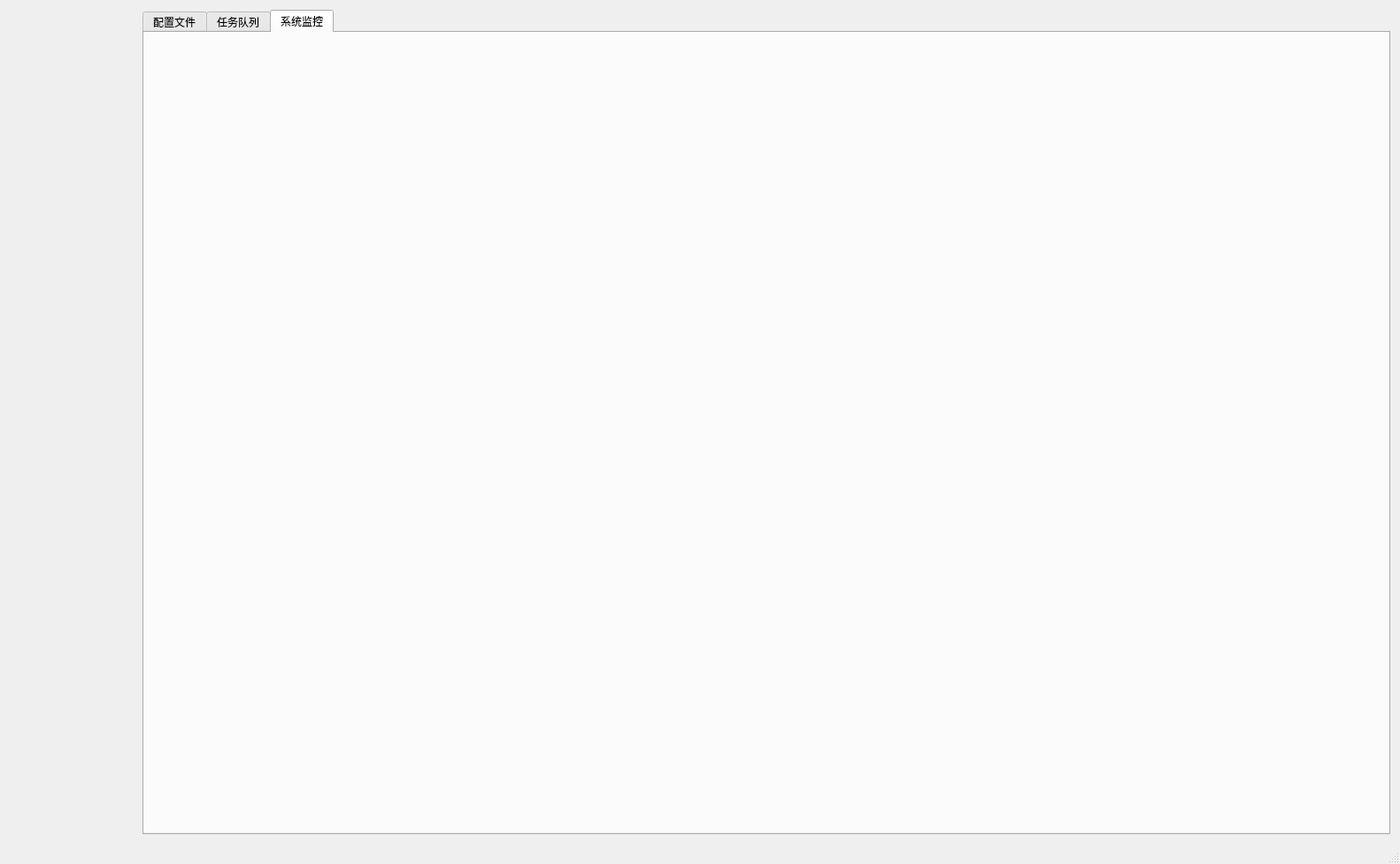
<?xml version="1.0" encoding="UTF-8"?>
<ui version="4.0">
 <class>MainWindow</class>
 <widget class="QMainWindow" name="MainWindow">
  <property name="geometry">
   <rect>
    <x>0</x>
    <y>0</y>
    <width>1582</width>
    <height>976</height>
   </rect>
  </property>
  <property name="windowTitle">
   <string>MainWindow</string>
  </property>
  <widget class="QWidget" name="centralWidget">
   <layout class="QHBoxLayout" name="horizontalLayout_2">
    <item>
     <layout class="QHBoxLayout" name="horizontalLayout">
      <property name="spacing">
       <number>0</number>
      </property>
      <item>
       <widget class="xTreeWidget" name="ptree" native="true">
        <property name="minimumSize">
         <size>
          <width>150</width>
          <height>55</height>
         </size>
        </property>
        <property name="maximumSize">
         <size>
          <width>150</width>
          <height>16777215</height>
         </size>
        </property>
       </widget>
      </item>
      <item>
       <widget class="QTabWidget" name="ptab">
        <property name="currentIndex">
         <number>2</number>
        </property>
        <widget class="QWidget" name="tabconf">
         <attribute name="title">
          <string>配置文件</string>
         </attribute>
         <layout class="QHBoxLayout" name="horizontalLayout_4">
          <property name="spacing">
           <number>0</number>
          </property>
          <property name="leftMargin">
           <number>0</number>
          </property>
          <property name="topMargin">
           <number>0</number>
          </property>
          <property name="rightMargin">
           <number>0</number>
          </property>
          <property name="bottomMargin">
           <number>0</number>
          </property>
          <item>
           <layout class="QVBoxLayout" name="verticalLayout">
            <property name="spacing">
             <number>0</number>
            </property>
            <item>
             <layout class="QHBoxLayout" name="horizontalLayout_3">
              <property name="spacing">
               <number>0</number>
              </property>
              <item>
               <widget class="QLabel" name="label_host">
                <property name="sizePolicy">
                 <sizepolicy hsizetype="Expanding" vsizetype="Minimum">
                  <horstretch>3</horstretch>
                  <verstretch>0</verstretch>
                 </sizepolicy>
                </property>
                <property name="minimumSize">
                 <size>
                  <width>0</width>
                  <height>0</height>
                 </size>
                </property>
                <property name="text">
                 <string/>
                </property>
               </widget>
              </item>
              <item>
               <widget class="QLineEdit" name="lineEditQuery">
                <property name="sizePolicy">
                 <sizepolicy hsizetype="Expanding" vsizetype="Fixed">
                  <horstretch>4</horstretch>
                  <verstretch>0</verstretch>
                 </sizepolicy>
                </property>
               </widget>
              </item>
              <item>
               <widget class="QPushButton" name="pushButtonAddConf">
                <property name="sizePolicy">
                 <sizepolicy hsizetype="Expanding" vsizetype="Minimum">
                  <horstretch>1</horstretch>
                  <verstretch>0</verstretch>
                 </sizepolicy>
                </property>
                <property name="text">
                 <string>增加配置</string>
                </property>
               </widget>
              </item>
             </layout>
            </item>
            <item>
             <widget class="xTableWidget" name="ptable" native="true">
              <property name="minimumSize">
               <size>
                <width>55</width>
                <height>55</height>
               </size>
              </property>
             </widget>
            </item>
           </layout>
          </item>
         </layout>
        </widget>
        <widget class="QWidget" name="tabTask">
         <attribute name="title">
          <string>任务队列</string>
         </attribute>
         <layout class="QHBoxLayout" name="horizontalLayout_5">
          <property name="spacing">
           <number>0</number>
          </property>
          <property name="leftMargin">
           <number>0</number>
          </property>
          <property name="topMargin">
           <number>0</number>
          </property>
          <property name="rightMargin">
           <number>0</number>
          </property>
          <property name="bottomMargin">
           <number>0</number>
          </property>
          <item>
           <widget class="xTableWidget" name="ptableTask" native="true"/>
          </item>
         </layout>
        </widget>
        <widget class="QWidget" name="tabjk">
         <attribute name="title">
          <string>系统监控</string>
         </attribute>
         <layout class="QHBoxLayout" name="horizontalLayout_6">
          <property name="spacing">
           <number>0</number>
          </property>
          <property name="leftMargin">
           <number>0</number>
          </property>
          <property name="topMargin">
           <number>0</number>
          </property>
          <property name="rightMargin">
           <number>0</number>
          </property>
          <property name="bottomMargin">
           <number>0</number>
          </property>
          <item>
           <widget class="xTableWidget" name="ptablejk" native="true"/>
          </item>
         </layout>
        </widget>
       </widget>
      </item>
     </layout>
    </item>
   </layout>
  </widget>
  <widget class="QMenuBar" name="menuBar">
   <property name="geometry">
    <rect>
     <x>0</x>
     <y>0</y>
     <width>1582</width>
     <height>22</height>
    </rect>
   </property>
  </widget>
  <widget class="QStatusBar" name="statusBar"/>
 </widget>
 <layoutdefault spacing="6" margin="11"/>
 <customwidgets>
  <customwidget>
   <class>xTableWidget</class>
   <extends>QWidget</extends>
   <header>xtablewidget.h</header>
   <container>1</container>
  </customwidget>
  <customwidget>
   <class>xTreeWidget</class>
   <extends>QWidget</extends>
   <header>xtreewidget.h</header>
   <container>1</container>
  </customwidget>
 </customwidgets>
 <resources/>
 <connections/>
</ui>
